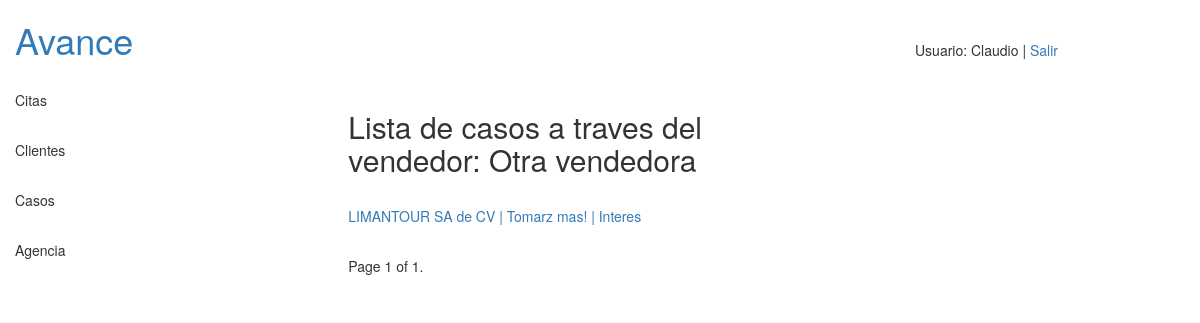
/comercial/lista_casos_vendedor_agencia/16/ (signed in), run on an earlier commit of the app's database.
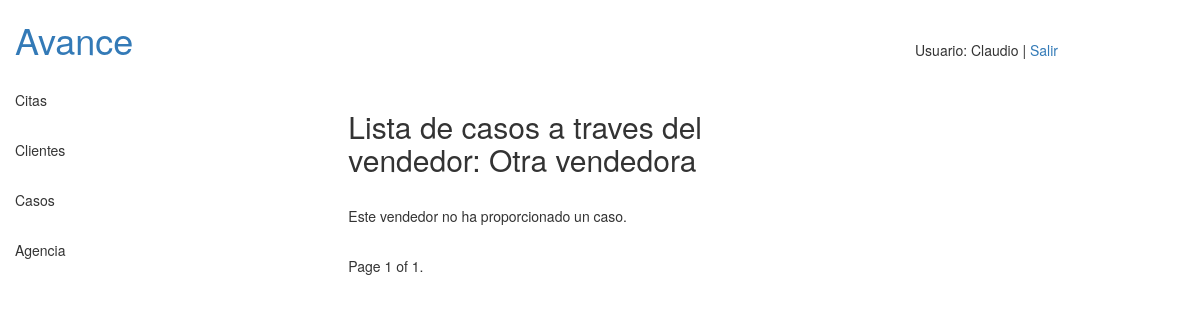
And on a later commit of the database.
### comercial/models.py (models this page shows, shortened)
class Caso(models.Model):
    INTERES = 'int'
    COTIZACION = 'cot'
    ESPERANDO_PAPELES = 'epa'
    ESPERANDO_APROBACION = 'eap'
    APROBADO = 'apr'
    FONDEADO = 'fon'
    CERRADO = 'crd'
    PERDIDO = 'prd'
    RECHAZADO = 'rzo'
    stage_choices = (
        (INTERES, 'Interes'),
        (COTIZACION, 'Cotizacion Enviada'),
        (ESPERANDO_PAPELES, 'Esperando Papeles'),
        (ESPERANDO_APROBACION, 'Esperando Aprobacion'),
        (APROBADO, 'Aprobado'),
        (FONDEADO, 'Fondeado'),
        (CERRADO, 'Cerrado'),
        (PERDIDO, 'Perdido'),
        (RECHAZADO, 'Rechazado'),
    )
    Agencia = models.ForeignKey(Agencia_Automotriz, blank=True, null=True)
    Vendedor_Agencia = models.ForeignKey(Contacto_Agencia, blank=True, null=True)
    Atiende = models.ForeignKey(User, blank=True)
    Cliente = models.ForeignKey(Cliente, blank=True)
    Descripcion = models.TextField(max_length=500)
    Contacto = models.ForeignKey(Contacto_C, blank=True)
    Monto = models.PositiveIntegerField()
    Etapa = models.CharField(max_length=3, choices=stage_choices, default=INTERES)
    Buscar_el = models.DateField()
    Requiere_revision_admon = models.BooleanField(default=False, blank=True)
    Requiere_revision_vtas = models.BooleanField(default=False, blank=True)
    Activo = models.BooleanField(default=True, blank=True)
    tracker = FieldTracker()
    def __unicode__(self):
        return self.Cliente.Nombre_Empresa + ' | ' + self.Descripcion + ' | ' + self.get_Etapa_display()

class Cliente(models.Model):
    SERVICIOS = 'SE'
    FABRICANTE = 'FA'
    COMERCIAL = 'CM'
    business_choices = (
        (SERVICIOS, 'servicios'),
        (FABRICANTE, 'fabricante'),
        (COMERCIAL, 'comercial'),
    )
    PROSPECTO = 'PR'
    CLIENTE_ACTIVO = 'CA'
    CLIENTE_PROSPECTO = 'CP'
    CLIENTE_INACTIVO = 'CI'
    PROSPECTO_FALLIDO = 'PF'
    status_choices = (
        (PROSPECTO, 'prospecto'),
        (CLIENTE_ACTIVO, 'cliente activo'),
        (CLIENTE_PROSPECTO, 'cliente prospecto'),
        (CLIENTE_INACTIVO, 'cliente inactivo'),
        (PROSPECTO_FALLIDO, 'prospecto fallido'),
    )
    RFC = models.CharField(max_length=40, unique=True)
    Persona_Moral = models.BooleanField(default=True)
    Nombre_Empresa = models.CharField(max_length=40, unique=True)
    Tipo_Negocio = models.CharField(max_length=2, choices=business_choices, default=SERVICIOS)
    Industria = models.CharField(max_length=40)
    Atiende = models.ForeignKey(User, blank=True)
    Status = models.CharField(max_length=2, choices=status_choices, default=PROSPECTO, blank=True)

### comercial/views.py (the view)
# urls.py: url(r'^lista_casos_vendedor_agencia/(?P<pk>[0-9]+)/$', views.lista_casos_vendedor_agencia, name="lista_casos_vendedor_agencia"),
@login_required
def lista_casos_vendedor_agencia(request, pk):
    user = request.user
    if user.groups.filter(name='comercial_vendedor').exists():
        contacto = Contacto_Agencia.objects.get(pk=pk, Atiende=user)
    elif user.groups.filter(name='comercial_mger').exists():
        contacto = get_object_or_404(Contacto_Agencia, pk=pk)
    else:
        return Http404
    lista_casos = Caso.objects.filter(Vendedor_Agencia=contacto)
    paginator = Paginator(lista_casos, 10)
    page = request.GET.get('page')
    try:
        casos = paginator.page(page)
    except PageNotAnInteger:
        casos = paginator.page(1)
    except EmptyPage:
        casos = paginator.page(paginator.num_pages)
    return render(request, 'comercial/lista_casos_vendedor.html', {'contacto': contacto, 'casos': casos,})

### comercial/models.py (called while the page is built)
    def __unicode__(self):
        return self.Nombre_del_Contacto

### comercial/templatetags/comercial_tags.py (called while the page is built)
@register.filter('has_group')
def has_group(user, group_name):
    groups = user.groups.all().values_list('name', flat=True)
    return True if group_name in groups else False

### template/comercial/lista_casos_vendedor.html (shortened to what this page needs)
{% extends "comercial/base_comercial.html" %}
{% block AreaTrabajo %}
<div class="row">
  <div class="col-sm-7 col-sm-offset-2">
    <h2>Lista de casos a traves del vendedor: {{ contacto }}</h2></br>
    {% for caso in casos %}
      <p><a href="{% url 'detalle_caso' pk=caso.pk %}">{{ caso }}</a></p>
    {% empty %}
      <p>Este vendedor no ha proporcionado un caso.</p>
    {% endfor %}
    <div class="pagination">
        <span class="step-links">
            <span class="current">
                Page {{ casos.number }} of {{ casos.paginator.num_pages }}.
            </span>
        </span>
    </div>
  </div>
</div>
{% endblock %}

What changed in the data, as far as the page shows it:
removed Caso: Cliente+Descripcion+Etapa "LIMANTOUR SA de CV | Tomarz mas! | Interes"
Also different on the page:
text now shown: "Este vendedor no ha proporcionado un caso."
